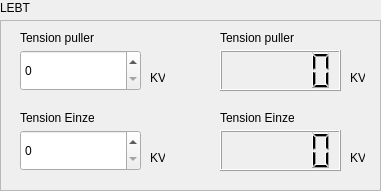
     <widget class="QWidget" name="Container_Injection_General_4" native="true">
      <property name="geometry">
       <rect>
        <x>110</x>
        <y>20</y>
        <width>381</width>
        <height>191</height>
       </rect>
      </property>
      <widget class="QFrame" name="frame_15">
       <property name="geometry">
        <rect>
         <x>0</x>
         <y>20</y>
         <width>381</width>
         <height>171</height>
        </rect>
       </property>
       <property name="frameShape">
        <enum>QFrame::Shape::StyledPanel</enum>
       </property>
       <property name="frameShadow">
        <enum>QFrame::Shadow::Raised</enum>
       </property>
       <widget class="QWidget" name="afficheur_25" native="true">
        <property name="geometry">
         <rect>
          <x>220</x>
          <y>10</y>
          <width>145</width>
          <height>61</height>
         </rect>
        </property>
        <widget class="QLabel" name="label_82">
         <property name="geometry">
          <rect>
           <x>0</x>
           <y>0</y>
           <width>74</width>
           <height>16</height>
          </rect>
         </property>
         <property name="text">
          <string>Tension puller</string>
         </property>
        </widget>
        <widget class="QLabel" name="label_83">
         <property name="geometry">
          <rect>
           <x>130</x>
           <y>40</y>
           <width>15</width>
           <height>16</height>
          </rect>
         </property>
         <property name="text">
          <string>KV</string>
         </property>
        </widget>
        <widget class="QLCDNumber" name="lcdNumber_DebitArgon_6">
         <property name="geometry">
          <rect>
           <x>0</x>
           <y>20</y>
           <width>121</width>
           <height>41</height>
          </rect>
         </property>
         <property name="smallDecimalPoint">
          <bool>false</bool>
         </property>
        </widget>
       </widget>
       <widget class="QWidget" name="afficheur_26" native="true">
        <property name="geometry">
         <rect>
          <x>220</x>
          <y>90</y>
          <width>145</width>
          <height>61</height>
         </rect>
        </property>
        <widget class="QLabel" name="label_84">
         <property name="geometry">
          <rect>
           <x>0</x>
           <y>0</y>
           <width>74</width>
           <height>16</height>
          </rect>
         </property>
         <property name="text">
          <string>Tension Einzel</string>
         </property>
        </widget>
        <widget class="QLabel" name="label_85">
         <property name="geometry">
          <rect>
           <x>130</x>
           <y>40</y>
           <width>15</width>
           <height>16</height>
          </rect>
         </property>
         <property name="text">
          <string>KV</string>
         </property>
        </widget>
        <widget class="QLCDNumber" name="lcdNumber_DebitArgon_7">
         <property name="geometry">
          <rect>
           <x>0</x>
           <y>20</y>
           <width>121</width>
           <height>41</height>
          </rect>
         </property>
         <property name="smallDecimalPoint">
          <bool>false</bool>
         </property>
         <property name="value" stdset="0">
          <double>0.000000000000000</double>
         </property>
        </widget>
       </widget>
       <widget class="QWidget" name="numInput_11" native="true">
        <property name="geometry">
         <rect>
          <x>20</x>
          <y>10</y>
          <width>145</width>
          <height>61</height>
         </rect>
        </property>
        <widget class="QLabel" name="label_86">
         <property name="geometry">
          <rect>
           <x>0</x>
           <y>0</y>
           <width>74</width>
           <height>16</height>
          </rect>
         </property>
         <property name="text">
          <string>Tension puller</string>
         </property>
        </widget>
        <widget class="QSpinBox" name="spinBox_CourantFilament_4">
         <property name="geometry">
          <rect>
           <x>0</x>
           <y>20</y>
           <width>121</width>
           <height>41</height>
          </rect>
         </property>
         <property name="buttonSymbols">
          <enum>QAbstractSpinBox::ButtonSymbols::UpDownArrows</enum>
         </property>
        </widget>
        <widget class="QLabel" name="label_87">
         <property name="geometry">
          <rect>
           <x>130</x>
           <y>40</y>
           <width>15</width>
           <height>16</height>
          </rect>
         </property>
         <property name="text">
          <string>KV</string>
         </property>
        </widget>
       </widget>
       <widget class="QWidget" name="numInput_12" native="true">
        <property name="geometry">
         <rect>
          <x>20</x>
          <y>90</y>
          <width>145</width>
          <height>61</height>
         </rect>
        </property>
        <widget class="QLabel" name="label_89">
         <property name="geometry">
          <rect>
           <x>0</x>
           <y>0</y>
           <width>74</width>
           <height>16</height>
          </rect>
         </property>
         <property name="text">
          <string>Tension Einzel</string>
         </property>
        </widget>
        <widget class="QSpinBox" name="spinBox_CourantFilament_5">
         <property name="geometry">
          <rect>
           <x>0</x>
           <y>20</y>
           <width>121</width>
           <height>41</height>
          </rect>
         </property>
         <property name="buttonSymbols">
          <enum>QAbstractSpinBox::ButtonSymbols::UpDownArrows</enum>
         </property>
        </widget>
        <widget class="QLabel" name="label_90">
         <property name="geometry">
          <rect>
           <x>130</x>
           <y>40</y>
           <width>15</width>
           <height>16</height>
          </rect>
         </property>
         <property name="text">
          <string>KV</string>
         </property>
        </widget>
       </widget>
      </widget>
      <widget class="QLabel" name="label_88">
       <property name="geometry">
        <rect>
         <x>0</x>
         <y>0</y>
         <width>50</width>
         <height>16</height>
        </rect>
       </property>
       <property name="text">
        <string>LEBT</string>
       </property>
      </widget>
     </widget>
